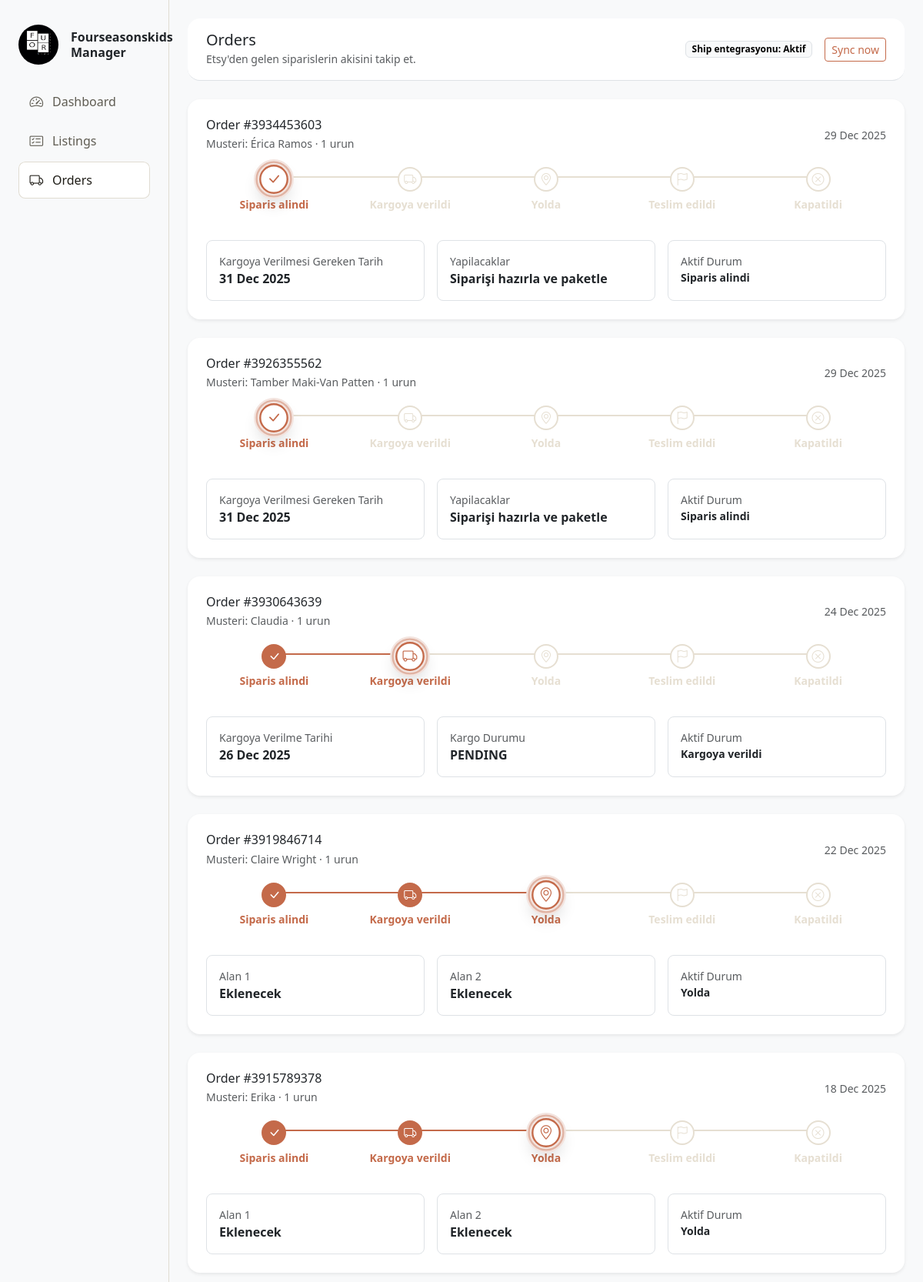
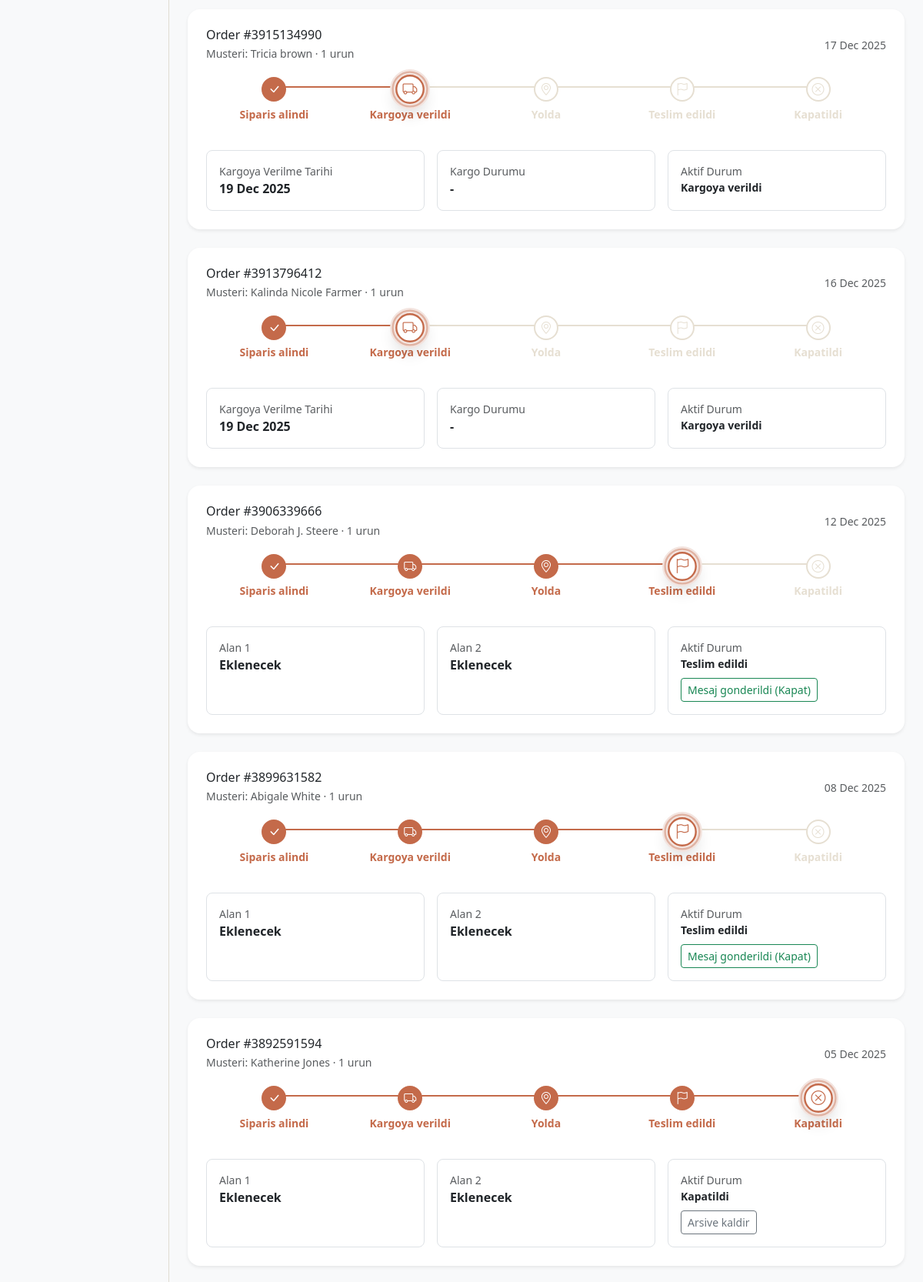
Screenshot of /orders/ (signed in, upper part) with the database file from the repository (2 pictures, top to bottom).
### orders/models.py (models this page shows, shortened)
class Order(models.Model):
    class Status(models.TextChoices):
        RECEIVED = "received", "Received"
        SHIPPED = "shipped", "Shipped"
        IN_TRANSIT = "in_transit", "In transit"
        DELIVERED = "delivered", "Delivered"
        CLOSED = "closed", "Closed"
    etsy_order_id = models.BigIntegerField(unique=True)
    status = models.CharField(max_length=20, choices=Status.choices, default=Status.RECEIVED)
    buyer_name = models.CharField(max_length=255, blank=True)
    buyer_email = models.EmailField(blank=True)
    total_amount = models.IntegerField(null=True, blank=True)
    currency = models.CharField(max_length=10, blank=True)
    order_created_at = models.DateTimeField(null=True, blank=True)
    shipped_at = models.DateTimeField(null=True, blank=True)
    delivered_at = models.DateTimeField(null=True, blank=True)
    expected_ship_date = models.DateTimeField(null=True, blank=True)
    last_synced_at = models.DateTimeField(null=True, blank=True)
    archived = models.BooleanField(default=False)
    owner = models.ForeignKey(settings.AUTH_USER_MODEL, on_delete=models.CASCADE)

class Shipment(models.Model):
    order = models.OneToOneField(Order, related_name="shipment", on_delete=models.CASCADE)
    tracking_number = models.CharField(max_length=100, blank=True)
    carrier_name = models.CharField(max_length=100, blank=True)
    carrier_status = models.CharField(max_length=100, blank=True)
    carrier_status_raw = models.TextField(blank=True)
    shipped_at = models.DateTimeField(null=True, blank=True)
    delivered_at = models.DateTimeField(null=True, blank=True)
    last_checked_at = models.DateTimeField(null=True, blank=True)

### orders/views.py (the view)
# urls.py: path("", views.order_list, name="orders_home"),
@login_required
def order_list(request):
    recent_cutoff = timezone.now() - timezone.timedelta(days=30)
    orders = (
        Order.objects.filter(
            owner=request.user,
            order_created_at__gte=recent_cutoff,
            archived=False,
        )
        .select_related("shipment")
        .prefetch_related("items")
        .order_by("-order_created_at", "-id")
    )
    cards = []
    for order in orders:
        items_count = len(order.items.all())
        try:
            shipment = order.shipment
        except Order.shipment.RelatedObjectDoesNotExist:
            shipment = None
        steps, progress, active_step = _build_stepper(order, shipment)
        if active_step:
            active_step["show_close_button"] = (
                order.status == Order.Status.DELIVERED
            )
            active_step["show_archive_button"] = (
                order.status == Order.Status.CLOSED
            )
            active_step["close_url"] = reverse("orders_close", args=[order.id])
            active_step["archive_url"] = reverse("orders_archive", args=[order.id])
        cards.append(
            {
                "order": order,
                "steps": steps,
                "progress": progress,
                "active_step": active_step,
                "items_count": items_count,
                "status_label": STATUS_LABELS.get(order.status, "Bilinmiyor"),
                "tracking_number": shipment.tracking_number if shipment else "",
                "carrier_name": shipment.carrier_name if shipment else "",
                "carrier_status": shipment.carrier_status if shipment else "",
            }
        )
    return render(request, "orders/home.html", {"order_cards": cards})

### orders/views.py (called while the page is built)
def _format_detail_value(value, value_format=None):
    if value in (None, ""):
        return "-"
    if value_format and hasattr(value, "strftime"):
        return date_format(value, value_format)
    return value

def _decorate_details(details, active_label):
    for detail in details:
        if detail["label"] == "Durum":
            detail["display_label"] = "Aktif Durum"
            detail["display_value"] = active_label
            detail["is_status"] = True
        else:
            detail["display_label"] = detail["label"]
            detail["display_value"] = _format_detail_value(
                detail.get("value"), detail.get("value_format")
            )
            detail["is_status"] = False
    return details

### templates/orders/home.html (shortened to what this page needs)
{% extends "layout/base.html" %}
{% block content %}
<header class="topbar d-flex justify-content-between align-items-center px-4 py-3 border-bottom bg-white rounded-4 mb-4">
    <div>
        <h1 class="h5 mb-0">Orders</h1>
        <small class="text-muted">Etsy'den gelen siparislerin akisini takip et.</small>
    </div>
    <div class="d-flex align-items-center gap-3">
        <span class="badge text-bg-light border">Ship entegrasyonu: Aktif</span>
        <form method="post" action="{% url 'orders_sync' %}">
            <button class="btn btn-outline-primary btn-sm" type="submit">Sync now</button>
        </form>
    </div>
</header>
<div class="d-grid gap-4">
    {% if order_cards %}
    {% for card in order_cards %}
    <section class="card shadow-sm border-0 rounded-4">
        <div class="card-body p-4">
            <div class="d-flex flex-wrap justify-content-between align-items-center gap-3 mb-3">
                <div>
                    <h2 class="h6 mb-1">Order #{{ card.order.etsy_order_id }}</h2>
                    <div class="text-muted small">
                        Musteri: {{ card.order.buyer_name|default:"-" }} · {{ card.items_count }} urun
                    </div>
                </div>
                <div class="text-muted small">
                    {% if card.order.order_created_at %}
                    {{ card.order.order_created_at|date:"d M Y" }}
                    {% else %}
                    Tarih bilinmiyor
                    {% endif %}
                </div>
            </div>
            {% include "orders/_stepper.html" %}
            {% include "orders/_details.html" %}
        </div>
    </section>
    {% endfor %}
    {% endif %}
</div>
{% endblock %}

### templates/layout/base.html (shortened to what this page needs)
{% load static %}
<!doctype html>
<html lang="tr">
<head>
    <link href="https://cdn.jsdelivr.net/npm/bootstrap@5.3.3/dist/css/bootstrap.min.css" rel="stylesheet">
    <link href="https://cdn.jsdelivr.net/npm/bootstrap-icons@1.11.3/font/bootstrap-icons.css" rel="stylesheet">
    <link href="{% static 'css/base.css' %}" rel="stylesheet">
    <link href="{% static 'css/base.css' %}" rel="stylesheet">
    <link href="{% static 'css/dashboard.css' %}" rel="stylesheet">
</head>
<body class="bg-light">
    <div class="app-shell d-flex">
        <aside class="sidebar d-flex flex-column">
            <a class="brand d-flex align-items-center gap-3 text-decoration-none" href="/">
                <img src="{% static 'logo/logo.png' %}" alt="Site logo" width="52" height="52" class="rounded-circle">
                <span class="d-flex flex-column lh-sm text-dark">
                    <span class="fw-semibold">Fourseasonskids</span>
                    <span class="fw-semibold">Manager</span>
                </span>
            </a>
            <nav class="sidebar-nav mt-4">
                <a href="/" class="sidebar-link {% if request.path == '/' %}active{% endif %}">
                    <i class="bi bi-speedometer2 icon"></i>
                    Dashboard
                </a>
                <a href="/listings/"
                    class="sidebar-link {% if request.path|slice:':9' == '/listings' %}active{% endif %}">
                    <i class="bi bi-card-checklist icon"></i>
                    Listings
                </a>
                <a href="/orders/" class="sidebar-link {% if request.path|slice:':7' == '/orders' %}active{% endif %}">
                    <i class="bi bi-truck icon"></i>
                    Orders
                </a>
            </nav>
        </aside>
        <div class="content flex-grow-1 d-flex flex-column">
            <main class="flex-grow-1 p-4">
                {% block content %}{% endblock %}
            </main>
        </div>
    </div>
</body>
</html>

### templates/orders/_stepper.html
<div class="order-stepper mb-4" style="--progress: {{ card.progress }};">
    {% for step in card.steps %}
    <div class="order-step {{ step.state }}">
        <div class="order-step-dot"><i class="bi bi-{{ step.icon }}"></i></div>
        <div class="small fw-semibold">{{ step.label }}</div>
    </div>
    {% endfor %}
</div>

### templates/orders/_details.html (shortened to what this page needs)
{% if card.active_step %}
<div class="row g-3">
    {% for detail in card.active_step.details %}
    <div class="col-12 col-md-4">
        <div class="border rounded-3 p-3 h-100">
            {% if detail.is_status %}
            <div class="text-muted small">{{ detail.display_label }}</div>
            <div class="small fw-semibold">{{ detail.display_value }}</div>
            {% if card.active_step.show_close_button %}
            <form method="post" action="{{ card.active_step.close_url }}" class="mt-2">
                <button class="btn btn-outline-success btn-sm" type="submit">
                    Mesaj gonderildi (Kapat)
                </button>
            </form>
            {% elif card.active_step.show_archive_button %}
            <form method="post" action="{{ card.active_step.archive_url }}" class="mt-2">
                <button class="btn btn-outline-secondary btn-sm" type="submit">
                    Arsive kaldir
                </button>
            </form>
            {% endif %}
            {% else %}
            <div class="text-muted small">{{ detail.display_label }}</div>
            <div class="fw-semibold">{{ detail.display_value }}</div>
            {% endif %}
        </div>
    </div>
    {% endfor %}
</div>
{% endif %}

### static/css/base.css (style rules this page uses)
:root { --color-primary: #c46a4a; --color-primary-hover: #b45c3f; --color-primary-soft: #f3e4df; --color-bg: #ffffff; --color-muted: #e6dfd2; --color-text: #1f1d17; --color-success: #7fa99b; --color-warning: #c46a4a; --step-active: var(--color-primary); --step-inactive: #e6dfd2; --step-line: #e6dfd2; }
.btn-outline-primary { color: var(--color-primary); border-color: var(--color-primary); background-color: transparent; }
a { color: var(--color-primary); }

### static/css/dashboard.css (style rules this page uses)
body { min-height: 100vh; background: red !important; overflow-x: hidden; }
.app-shell { min-height: 100vh; width: 100%; overflow-x: hidden; }
.sidebar { width: 220px; border-right: 1px solid #e0dcd2; padding: 2rem 1.5rem; }
.brand img { flex-shrink: 0; }
.sidebar-nav { display: flex; flex-direction: column; gap: 0.25rem; }
.sidebar-link { display: flex; align-items: center; gap: 0.75rem; padding: 0.65rem 0.9rem; border-radius: 0.55rem; text-decoration: none; color: #5f5c52; font-weight: 500; }
.sidebar-link .icon { font-size: 1.1rem; }
.sidebar-link:hover, .sidebar-link.active { background: #fff; color: #1f1d17; box-shadow: inset 0 0 0 1px #e0dcd2; }
.content { min-width: 0; }
main { overflow-x: hidden; }
.topbar { min-height: 76px; }
.order-stepper { --progress: 0; position: relative; display: grid; grid-template-columns: repeat(5, 1fr); align-items: start; padding: 0.25rem 0 0.75rem; }
.order-stepper::before { content: ""; position: absolute; top: 16px; height: 2px; left: 10%; right: 10%; background: linear-gradient(var(--step-active), var(--step-active)) left / calc(var(--progress) * 1%) 100% no-repeat, var(--step-line); }
.order-step { position: relative; z-index: 1; display: flex; flex-direction: column; align-items: center; text-align: center; padding: 0; color: var(--step-inactive); gap: 0.35rem; }
.order-step-dot { width: 32px; height: 32px; border-radius: 999px; border: 2px solid var(--step-inactive); display: grid; place-items: center; background: var(--color-bg); color: var(--step-inactive); }
.order-step.is-complete .order-step-dot { background: var(--step-active); border-color: var(--step-active); color: #fff; }
.order-step.is-active .order-step-dot { border-color: var(--step-active); color: var(--step-active); transform: scale(1.18); box-shadow: 0 0 0 6px var(--color-primary-soft), 0 10px 18px rgba(0, 0, 0, 0.16); position: relative; }
.order-step.is-complete, .order-step.is-active { color: var(--step-active); }
.order-step.is-active .small, .order-step.is-active .fw-semibold { font-weight: 700; }
.order-step.is-active .order-step-dot::after { content: ""; position: absolute; inset: -6px; border-radius: 999px; border: 2px solid color-mix(in srgb, var(--step-active) 40%, transparent); animation: step-pulse 1.8s ease-out infinite; }

### rows the page displays
Order: order.etsy_order_id "3934453603", order.buyer_name "Érica Ramos", items_count "1", order.order_created_at "29 Dec 2025", {{ card.progress }} 0 (drawn), label "Siparis alindi" "Kargoya verildi" "Yolda" "Teslim edildi" "Kapatildi", display_label "Kargoya Verilmesi Gereken Tarih" "Yapilacaklar", display_value "31 Dec 2025" "Siparişi hazırla ve paketle", display_label "Aktif Durum", display_value "Siparis alindi"
Order: order.etsy_order_id "3926355562", order.buyer_name "Tamber Maki-Van Patten", items_count "1", order.order_created_at "29 Dec 2025", {{ card.progress }} 0 (drawn), label "Siparis alindi" "Kargoya verildi" "Yolda" "Teslim edildi" "Kapatildi", display_label "Kargoya Verilmesi Gereken Tarih" "Yapilacaklar", display_value "31 Dec 2025" "Siparişi hazırla ve paketle", display_label "Aktif Durum", display_value "Siparis alindi"
Order: order.etsy_order_id "3930643639", order.buyer_name "Claudia", items_count "1", order.order_created_at "24 Dec 2025", {{ card.progress }} 25 (drawn), label "Siparis alindi" "Kargoya verildi" "Yolda" "Teslim edildi" "Kapatildi", display_label "Kargoya Verilme Tarihi" "Kargo Durumu", display_value "26 Dec 2025", display_label "Aktif Durum", display_value "Kargoya verildi"
Shipment: display_value "PENDING"
Order: order.etsy_order_id "3919846714", order.buyer_name "Claire Wright", items_count "1", order.order_created_at "22 Dec 2025", {{ card.progress }} 50 (drawn), label "Siparis alindi" "Kargoya verildi" "Yolda" "Teslim edildi" "Kapatildi", display_label "Alan 1" "Alan 2", display_value "Eklenecek" "Eklenecek", display_label "Aktif Durum", display_value "Yolda"
Order: order.etsy_order_id "3915789378", order.buyer_name "Erika", items_count "1", order.order_created_at "18 Dec 2025", {{ card.progress }} 50 (drawn), label "Siparis alindi" "Kargoya verildi" "Yolda" "Teslim edildi" "Kapatildi", display_label "Alan 1" "Alan 2", display_value "Eklenecek" "Eklenecek", display_label "Aktif Durum", display_value "Yolda"
Order: order.etsy_order_id "3915134990", order.buyer_name "Tricia brown", items_count "1", order.order_created_at "17 Dec 2025", {{ card.progress }} 25 (drawn), label "Siparis alindi" "Kargoya verildi" "Yolda" "Teslim edildi" "Kapatildi", display_label "Kargoya Verilme Tarihi" "Kargo Durumu", display_value "19 Dec 2025" "-", display_label "Aktif Durum", display_value "Kargoya verildi"
Order: order.etsy_order_id "3913796412", order.buyer_name "Kalinda Nicole Farmer", items_count "1", order.order_created_at "16 Dec 2025", {{ card.progress }} 25 (drawn), label "Siparis alindi" "Kargoya verildi" "Yolda" "Teslim edildi" "Kapatildi", display_label "Kargoya Verilme Tarihi" "Kargo Durumu", display_value "19 Dec 2025" "-", display_label "Aktif Durum", display_value "Kargoya verildi"
Order: order.etsy_order_id "3906339666", order.buyer_name "Deborah J. Steere", items_count "1", order.order_created_at "12 Dec 2025", {{ card.progress }} 75 (drawn), label "Siparis alindi" "Kargoya verildi" "Yolda" "Teslim edildi" "Kapatildi", display_label "Alan 1" "Alan 2", display_value "Eklenecek" "Eklenecek", display_label "Aktif Durum", display_value "Teslim edildi"
Order: order.etsy_order_id "3899631582", order.buyer_name "Abigale White", items_count "1", order.order_created_at "08 Dec 2025", {{ card.progress }} 75 (drawn), label "Siparis alindi" "Kargoya verildi" "Yolda" "Teslim edildi" "Kapatildi", display_label "Alan 1" "Alan 2", display_value "Eklenecek" "Eklenecek", display_label "Aktif Durum", display_value "Teslim edildi"
Order: order.etsy_order_id "3892591594", order.buyer_name "Katherine Jones", items_count "1", order.order_created_at "05 Dec 2025", {{ card.progress }} 100 (drawn), label "Siparis alindi" "Kargoya verildi" "Yolda" "Teslim edildi" "Kapatildi", display_label "Alan 1" "Alan 2", display_value "Eklenecek" "Eklenecek", display_label "Aktif Durum", display_value "Kapatildi"
